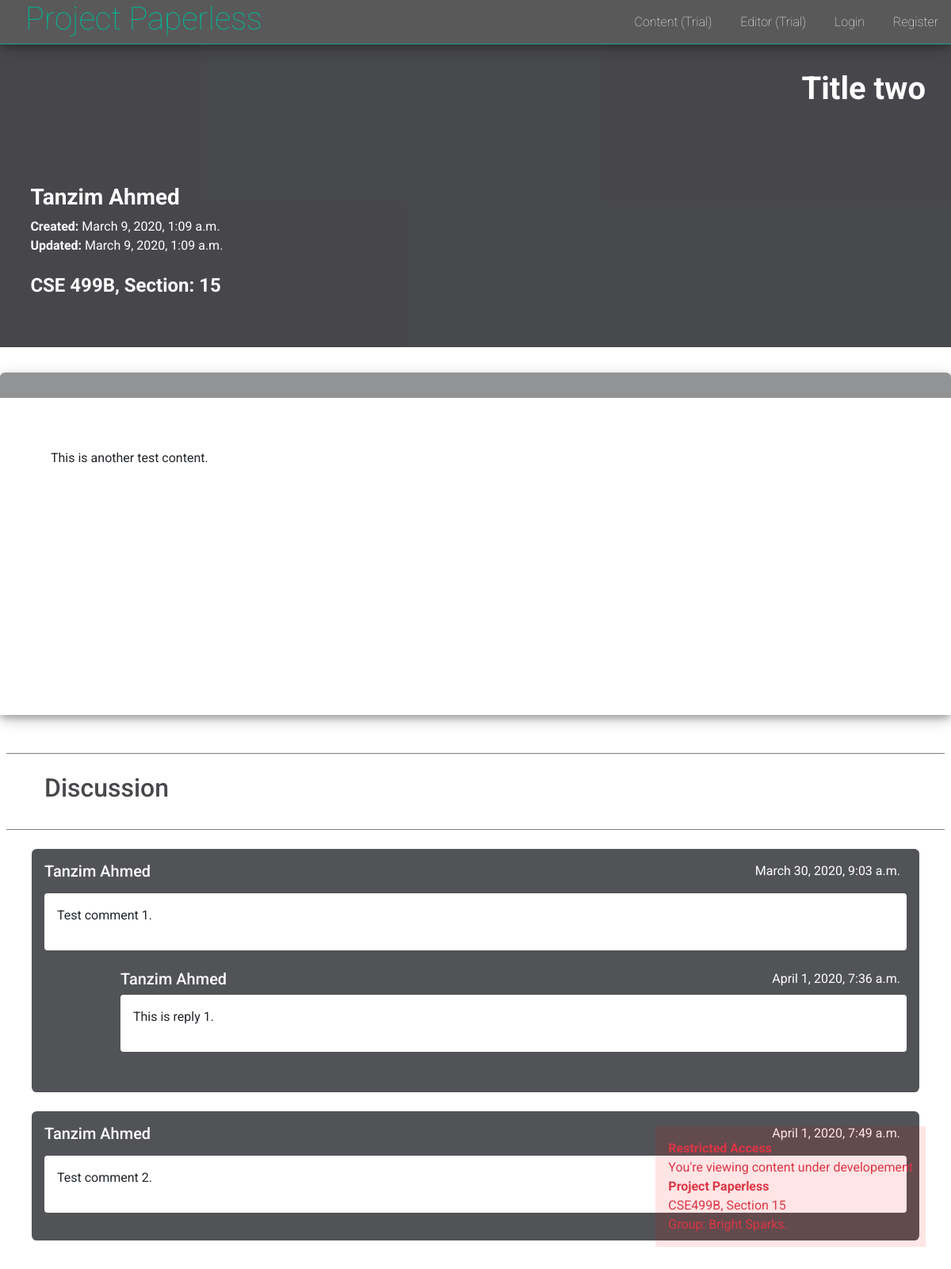
/content/DYnwKHYb/show/, run on an earlier commit of the app's database.
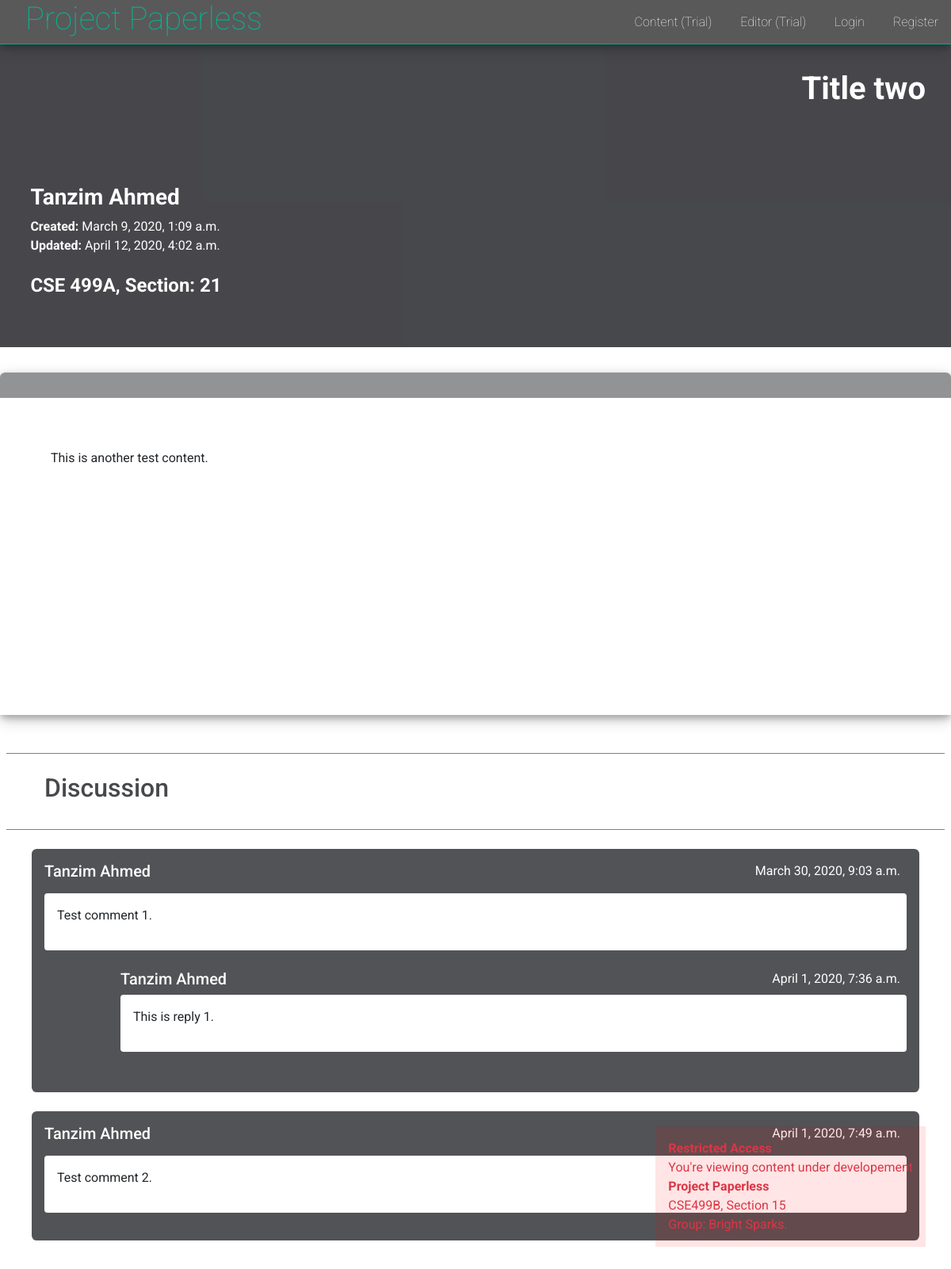
And on a later commit of the database.
### creative_content/models.py (models this page shows)
class Content(models.Model):
    content = models.TextField()
    link = models.CharField(max_length=50, primary_key=True)
    title = models.CharField(max_length=200)
    user = models.ForeignKey('users.User', on_delete=models.CASCADE, related_name='content')
    course_code = models.CharField(max_length=15)
    section = models.IntegerField()
    date_created = models.DateTimeField(auto_now_add=True, editable=False)
    date_updated = models.DateTimeField(auto_now=True)
    def __str__(self):
        return self.link

class DiscussionThread(models.Model):
    text = models.TextField()
    user = models.ForeignKey('users.User', on_delete=models.CASCADE)
    content = models.ForeignKey(Content, on_delete=models.CASCADE, related_name='discussion')
    date = models.DateTimeField(auto_now=True)

class RepliesThread(models.Model):
    text = models.TextField()
    user = models.ForeignKey('users.User', on_delete=models.CASCADE)
    discussion = models.ForeignKey(DiscussionThread, on_delete=models.CASCADE, related_name='response')
    date = models.DateTimeField(auto_now=True)

### users/models.py (models this page shows)
class User(AbstractUser):
    username = models.CharField(
        error_messages={'unique': 'A user with that username already exists.'},
        help_text='Required. 10 characters or fewer.',
        max_length=10,
        unique=True,
        primary_key=True,
        validators=[UnicodeUsernameValidator(), MinLengthValidator(3)],
        verbose_name='username')
    is_educator = models.BooleanField(default=False)

### creative_content/views.py (the view)
# urls.py: path('<str:link>/show/', show, name='display'),
def show(request, link):
    try:
        content = Content.objects.get(link=link)
    except Content.DoesNotExist:
        raise Http404('Link does not exist')
    discussions = content.discussion.all()
    discussion_form = DiscussionForm()
    replies_form = RepliesForm()
    context = {
        'content': content,
        'discussions': discussions,
        'discussion_form': discussion_form,
        'replies_form': replies_form
    }
    print(context)
    return render(request, 'creative_content/content_display.html', context)

### templates/creative_content/content_display.html (shortened to what this page needs)
{% extends 'layout.html' %}
{% block extra_stylesheets %}
<link rel="stylesheet" href="https://cdnjs.cloudflare.com/ajax/libs/highlight.js/9.18.1/styles/dark.min.css">
{% endblock %}
{% block body %}
<div class="user_dashboard">
  <div class="header container">
    <div class="text-right welcome">
      <h1><strong>{{ content.title }}</strong></h1>
    </div>
    <div class="user_info">
      <h3>
        <strong>{{ content.user.get_full_name }}</strong>
        <br>
      </h3>
      <strong>Created: </strong> {{ content.date_created }} <br>
      <strong>Updated:  </strong> {{ content.date_updated }} <br>
      <br>
      <h4>
        <strong>
          {{ content.course_code }},
          Section: {{ content.section }}
        </strong>
      </h4>
    </div>
  </div>
  <div class="dashboard container content_area_container">
    <div class="area_wrapper">
      <div class="content_area">
        <div class="container" id="content">
          {% if content %}
            {{ content.content | safe }}
          {% endif %}
        </div>
      </div>
    </div>
    <div class="comment_section">
      <div class="comment_header">
        <h2>Discussion</h2>
      </div>
      <div class="comment_container">
        <form action="" id="replies_form">
          <div id="comments">
            {% for discussion in discussions %}
              <div class="comment_card" id="comment_card_{{ discussion.id }}">
                <div class="comment_info">
                  <h5>{{ discussion.user.get_full_name }}</h5>
                  <div class="text-right" id="comment_time_{{ discussion.id }}">
                    {{ discussion.date}}
                  </div>
                </div>
                <div class="comment_body" id="comment_{{ discussion.id }}">
                  {{ discussion.text | safe }}
                </div>
                <div id="replies_card_{{ discussion.id }}">
                  <div class="replies">
                    {% for response in discussion.response.all %}
                      <div class="comment_card comment_replies" id="reply_card_{{ discussion.id }}_{{ response.id }}">
                        <div class="comment_info">
                          <h5>{{ response.user.get_full_name }}</h5>
                          <div class="text-right" id="reply_time_{{ discussion.id }}_{{ response.id }}">
                            {{ response.date}}
                          </div>
                        </div>
                        <div class="comment_body" id="reply_{{ discussion.id }}_{{ response.id }}">
                          {{ response.text | safe }}
                        </div>
                      </div>
                    {% endfor %}
                  </div>
                </div>
              </div>
            {% endfor %}
          </div>
        </form>
      </div>
    </div>
  </div>
</div>
{% load static %}
{% endblock %}

### templates/layout.html (shortened to what this page needs)
<!DOCTYPE html>
<html lang="en">
<head>
  <link rel="stylesheet" href="https://maxcdn.bootstrapcdn.com/bootstrap/4.3.1/css/bootstrap.min.css">
  {% block extra_stylesheets %}{% endblock %}
  {% load static %}
  <link rel="stylesheet" href="{% static 'style.css' %}">
</head>
<body class="{% block background_class %}{% endblock %}">
  {% include 'includes/_navbar.html' %}
  <div class="text-danger" style="position: fixed; bottom: 2rem; right: 2rem; text-align: left;
        background-color: rgba(255, 0, 0, 0.1); padding: 1rem; z-index: 5;">
    <strong>Restricted Access</strong> <br>
    You're viewing content under developement <br>
    <strong>Project Paperless</strong> <br>
    CSE499B, Section 15 <br>
    Group: Bright Sparks.
  </div>
  {% block body %}
  {% endblock %}
</body>
</html>

### templates/includes/_navbar.html
<nav id="navigation_bar">
  <h1 id="logo"><a href="/">Project Paperless</a></a></h1>
  <div id="navigation_links">
    <ul>
      <li><a href="/content/">Content (Trial)</a></li>
      <li><a href="/content/editor/">Editor (Trial)</a></li>
      {% if request.user.is_authenticated %}
        <li><a href="/classroom/">Classes (Trial)</a></li>
        <li><a href="/dashboard/">{{ request.user.first_name }}</a></li>
        <li><a href="/logout/">Logout</a></li>
      {% else %}
        <li><a href="/login/">Login</a></li>
        <li><a href="/student/register/">Register</a></li>
      {% endif %}
    </ul>
  </div>
</nav>

### static/style.css (style rules this page uses)
body { margin: 0; padding: 0; font-family: 'Roboto', sans-serif; }
nav { position: fixed; top: 0; background-color: rgba(48, 48, 48, 0.8); border-bottom: 1px solid rgba(0, 184, 148,0.8); box-shadow: 0 4px 8px 0 rgba(0, 0, 0, 0.2), 0 6px 20px 0 rgba(0, 0, 0, 0.19); width: 100%; height: 3.5rem; z-index: 7; }
#logo { display: inline-block; height: 3.5rem; padding-left: 2rem; padding-right: 2rem; }
#logo a { color: #00b894; text-decoration: none; font-weight: 100; }
#navigation_links { display: inline-block; position: absolute; height: 3.5rem; right: 0; }
#navigation_links li { display: inline-block; vertical-align: middle; padding: 1rem; margin: 0; }
#navigation_links a { color: white; font-weight: 100; }
.user_dashboard { position: relative; width: 100%; min-height: 100vh; padding-top: 3.5rem; }
.user_dashboard .header { width: 100%; padding-top: 2rem; padding-bottom: 2rem; margin-bottom: 1rem; background-color: rgb(39, 40, 44); color: white; opacity: 0.85; }
.user_dashboard .welcome { padding-right: 2rem; }
.user_dashboard .dashboard { display: flex; flex-wrap: wrap; justify-content: center; padding-top: 1rem; }
.user_dashboard .container { max-width: 1275px; padding-left: 0; padding-right: 0; }
.header .user_info { position: relative; margin-top: 5rem; width: 100%; padding: 1rem 2.4rem 0.5rem 2.4rem; margin-bottom: 1rem; }
.dashboard .area_wrapper { padding-top: 2rem; margin-bottom: 1rem; width: 100%; background-color: rgba(39, 40, 44, 0.5); box-shadow: 0 4px 8px 0 rgba(0, 0, 0, 0.25), 0 6px 20px 0 rgba(0, 0, 0, 0.20); border-radius: 0.4rem; }
.content_area_container { padding-left: 0; padding-right: 0; }
.content_area { background-color: white ; width: 100%; min-height: 50vh; padding: 4rem; text-align: justify; }
.comment_section { width: 100%; }
.comment_section .comment_header { margin: 2rem 0.5rem 0; padding: 1.5rem 0; color: rgba(39, 40, 44, 0.85); border-top: 1px solid grey; border-bottom: 1px solid grey; }
.comment_header h2 { padding-left: 3rem; }
.comment_section .comment_container { padding: 0 2.5rem 2rem; width: 100%; }
.comment_section .comment_card { background-color: rgba(39, 40, 44, 0.8); padding: 1rem; margin-top: 1.5rem; margin-bottom: 0.5rem; border-radius: 0.4rem; }
.comment_container .comment_info { position: relative; color: white ; margin-bottom: 1rem; }
.comment_replies .comment_info { margin-bottom: 0.5rem; }
.comment_info .text-right { display: inline-block; position: absolute; right: 0.5rem; bottom: 0; }
.comment_container .comment_body { width: 100%; padding: 1rem; text-align: justify; background-color: white; border-radius: 0.25rem; margin-bottom: 0.5rem; }
.comment_section .comment_replies { margin-top: 0; margin-left: 6rem; margin-bottom: 0; background-color: transparent; padding-left: 0; padding-right: 0; padding-bottom: 0.5rem; border-radius: 0; }

What changed in the data, as far as the page shows it:
changed Content "Title two": date_updated "March 9, 2020, 1:09 a.m." → "April 12, 2020, 4:02 a.m."; course_code "CSE 499B" → "CSE 499A"; section "15" → "21"
